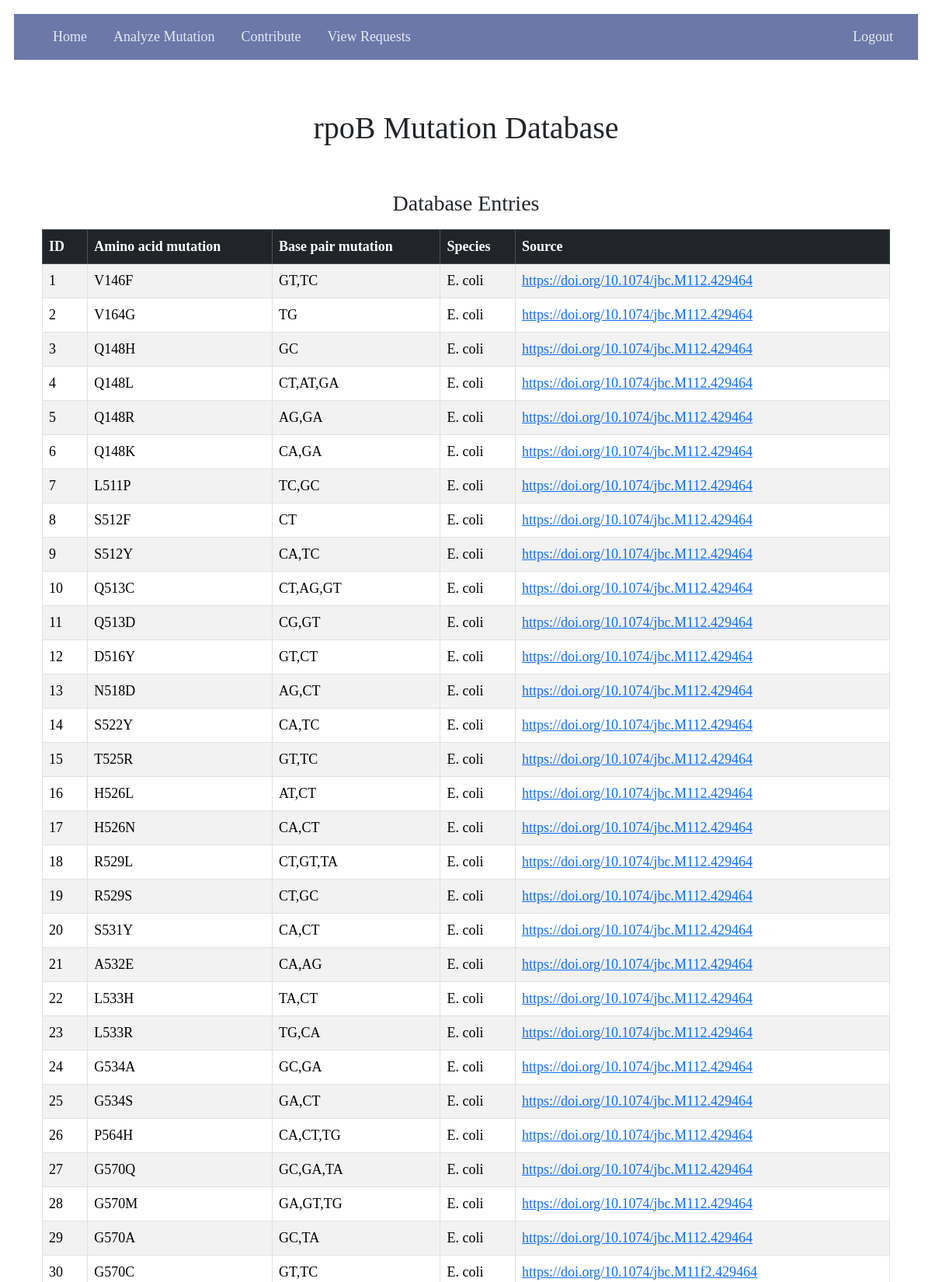
Screenshot of /index (signed in, upper part) with the database file from the repository.
### app/main/models.py (models this page shows, shortened)
class Mutation(db.Model):
    id : sqlo.Mapped[int] = sqlo.mapped_column(primary_key=True)
    aa_mut : sqlo.Mapped[str] = sqlo.mapped_column(sqla.String(20))
    source : sqlo.Mapped[str] = sqlo.mapped_column(sqla.String(500))
    bp_mut : sqlo.Mapped[str] = sqlo.mapped_column(sqla.String(20))
    species : sqlo.Mapped[str] = sqlo.mapped_column(sqla.String(20))

### app/main/routes.py (the view)
@main.route("/", methods=["GET"])
@main.route('/index', methods=['GET'])
def index():
    mutations = db.session.scalars(sqla.select(Mutation)).all()
    return render_template("index.html", mutations = mutations)

### app/main/models.py (called while the page is built)
@login.user_loader
def load_user(id):
    return db.session.get(Admin, int(id))

### rpobApp.py (called while the page is built)
@app.before_request
def initDB(*args, **kwargs):
    if app._got_first_request:
        db.create_all()

### app/main/templates/index.html (shortened to what this page needs)
{% extends "base.html" %}
{% import "bootstrap_wtf.html" as wtf %}
{% block content %}
<div class="container py-5">
  <div class="row justify-content-center">
    <div class="col-12 text-center">
      <h1 class="mb-2">rpoB Mutation Database</h1>
    </div>
  </div>
  <div class="row mt-5">
    <div class="col-12">
      <h3 class="mb-3 text-center">Database Entries</h3>
      <div class="table-responsive">
        <table class="table table-striped table-bordered table-hover">
          <thead class="table-dark">
            <tr>
              <th>ID</th>
              <th>Amino acid mutation</th>
              <th>Base pair mutation</th>
              <th>Species</th>
              <th>Source</th>
            </tr>
          </thead>
          <tbody>
            {% for m in mutations %}
            <tr>
              <td>{{ m.id }}</td>
              <td>{{ m.aa_mut }}</td>
              <td>{{ m.bp_mut }}</td>
              <td>{{ m.species }}</td>
              <td>
                {% if m.source.startswith('http') %}
                <a href="{{ m.source }}" target="_blank">
                    {{ m.source }}
                </a>
                {% else %}
                {{ m.source }}
                {% endif %}
              </td>
            </tr>
            {% endfor %}
          </tbody>
        </table>
      </div>
    </div>
  </div>
</div>
{% endblock %}

### app/static/css/main.css (style rules this page uses)
body { margin: 0; padding: 1em; font-family: Tahoma; font-size : 18px; }

### rows the page displays
Mutation: id "1", aa_mut "V146F", bp_mut "GT,TC", species "E. coli", source "https://doi.org/10.1074/jbc.M112.429464"
Mutation: id "2", aa_mut "V164G", bp_mut "TG", species "E. coli", source "https://doi.org/10.1074/jbc.M112.429464"
Mutation: id "3", aa_mut "Q148H", bp_mut "GC", species "E. coli", source "https://doi.org/10.1074/jbc.M112.429464"
Mutation: id "4", aa_mut "Q148L", bp_mut "CT,AT,GA", species "E. coli", source "https://doi.org/10.1074/jbc.M112.429464"
Mutation: id "5", aa_mut "Q148R", bp_mut "AG,GA", species "E. coli", source "https://doi.org/10.1074/jbc.M112.429464"
Mutation: id "6", aa_mut "Q148K", bp_mut "CA,GA", species "E. coli", source "https://doi.org/10.1074/jbc.M112.429464"
Mutation: id "7", aa_mut "L511P", bp_mut "TC,GC", species "E. coli", source "https://doi.org/10.1074/jbc.M112.429464"
Mutation: id "8", aa_mut "S512F", bp_mut "CT", species "E. coli", source "https://doi.org/10.1074/jbc.M112.429464"
Mutation: id "9", aa_mut "S512Y", bp_mut "CA,TC", species "E. coli", source "https://doi.org/10.1074/jbc.M112.429464"
Mutation: id "10", aa_mut "Q513C", bp_mut "CT,AG,GT", species "E. coli", source "https://doi.org/10.1074/jbc.M112.429464"
Mutation: id "11", aa_mut "Q513D", bp_mut "CG,GT", species "E. coli", source "https://doi.org/10.1074/jbc.M112.429464"
Mutation: id "12", aa_mut "D516Y", bp_mut "GT,CT", species "E. coli", source "https://doi.org/10.1074/jbc.M112.429464"
Mutation: id "13", aa_mut "N518D", bp_mut "AG,CT", species "E. coli", source "https://doi.org/10.1074/jbc.M112.429464"
Mutation: id "14", aa_mut "S522Y", bp_mut "CA,TC", species "E. coli", source "https://doi.org/10.1074/jbc.M112.429464"
Mutation: id "15", aa_mut "T525R", bp_mut "GT,TC", species "E. coli", source "https://doi.org/10.1074/jbc.M112.429464"
Mutation: id "16", aa_mut "H526L", bp_mut "AT,CT", species "E. coli", source "https://doi.org/10.1074/jbc.M112.429464"
Mutation: id "17", aa_mut "H526N", bp_mut "CA,CT", species "E. coli", source "https://doi.org/10.1074/jbc.M112.429464"
Mutation: id "18", aa_mut "R529L", bp_mut "CT,GT,TA", species "E. coli", source "https://doi.org/10.1074/jbc.M112.429464"
Mutation: id "19", aa_mut "R529S", bp_mut "CT,GC", species "E. coli", source "https://doi.org/10.1074/jbc.M112.429464"
Mutation: id "20", aa_mut "S531Y", bp_mut "CA,CT", species "E. coli", source "https://doi.org/10.1074/jbc.M112.429464"
Mutation: id "21", aa_mut "A532E", bp_mut "CA,AG", species "E. coli", source "https://doi.org/10.1074/jbc.M112.429464"
Mutation: id "22", aa_mut "L533H", bp_mut "TA,CT", species "E. coli", source "https://doi.org/10.1074/jbc.M112.429464"
Mutation: id "23", aa_mut "L533R", bp_mut "TG,CA", species "E. coli", source "https://doi.org/10.1074/jbc.M112.429464"
Mutation: id "24", aa_mut "G534A", bp_mut "GC,GA", species "E. coli", source "https://doi.org/10.1074/jbc.M112.429464"
Mutation: id "25", aa_mut "G534S", bp_mut "GA,CT", species "E. coli", source "https://doi.org/10.1074/jbc.M112.429464"
Mutation: id "26", aa_mut "P564H", bp_mut "CA,CT,TG", species "E. coli", source "https://doi.org/10.1074/jbc.M112.429464"
Mutation: id "27", aa_mut "G570Q", bp_mut "GC,GA,TA", species "E. coli", source "https://doi.org/10.1074/jbc.M112.429464"
Mutation: id "28", aa_mut "G570M", bp_mut "GA,GT,TG", species "E. coli", source "https://doi.org/10.1074/jbc.M112.429464"
Mutation: id "29", aa_mut "G570A", bp_mut "GC,TA", species "E. coli", source "https://doi.org/10.1074/jbc.M112.429464"
Mutation: id "30", aa_mut "G570C", bp_mut "GT,TC", species "E. coli", source "https://doi.org/10.1074/jbc.M11f2.429464"
